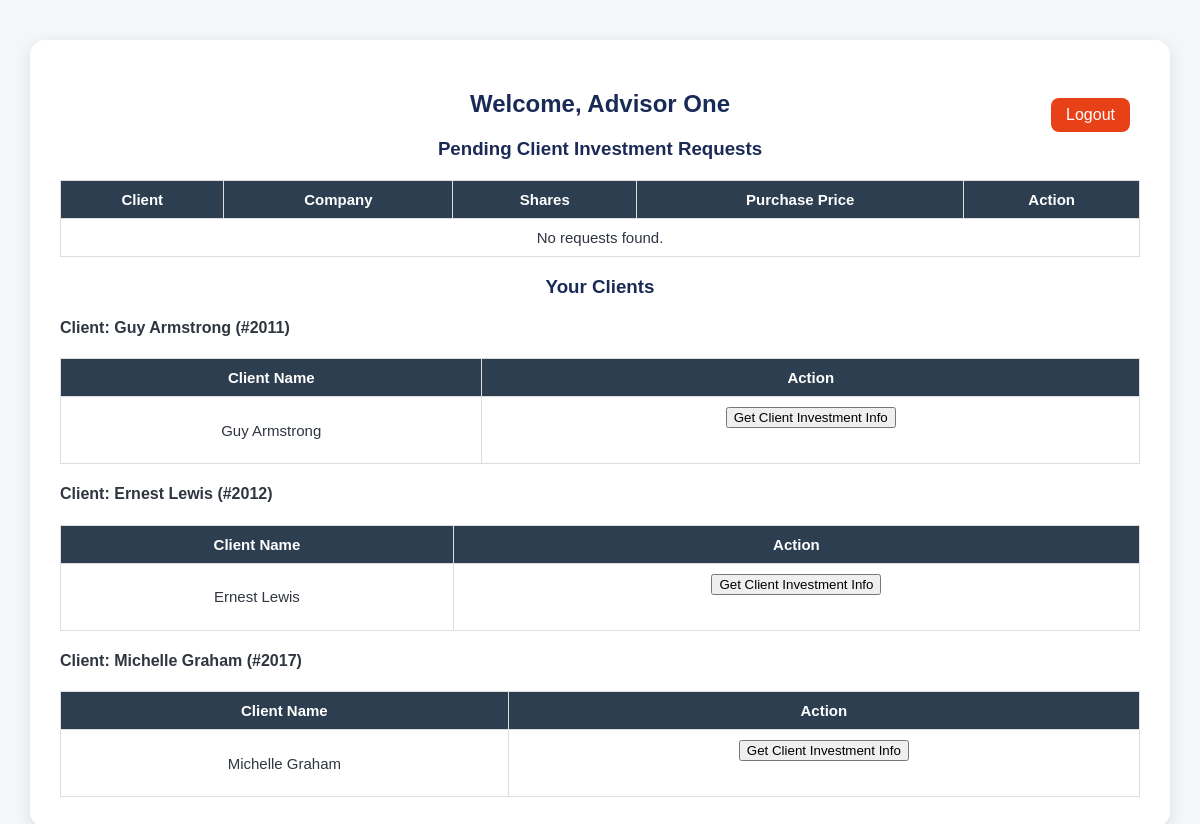
/employee_dashboard (signed in), run on an earlier commit of the app's database.
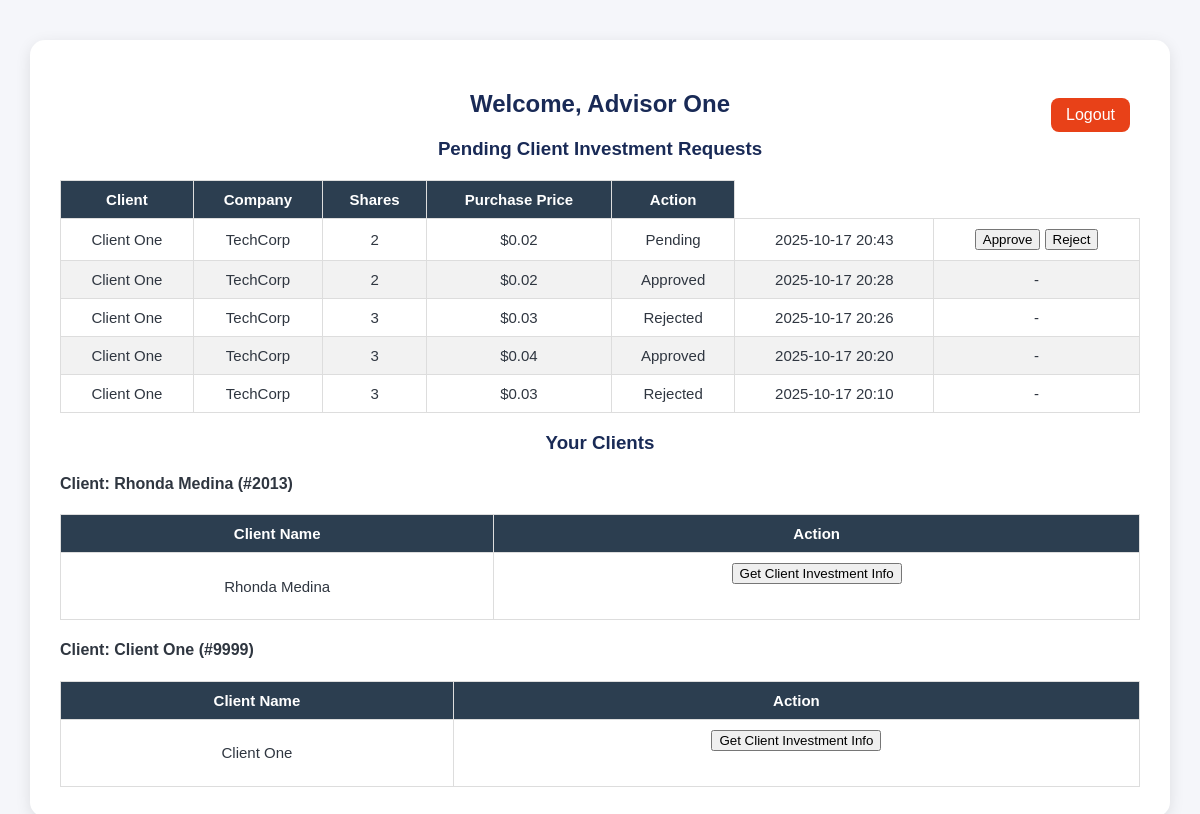
And on a later commit of the database.
### models.py (models this page shows)
class Employee(Base):
    __tablename__ = "employees"
    employee_id = Column(Integer, primary_key=True, index=True)
    first_name = Column(String)
    last_name = Column(String)
    date_of_birth = Column(Date)
    gender = Column(String)
    work_email = Column(String, unique=True)
    password_hash = Column(String)
    phone_number = Column(String)
    address = Column(String)
    start_date = Column(Date)
    job_title = Column(String)
    base_salary = Column(Float)
    commission_rate = Column(Float)
    license_number = Column(String)
    license_expiry_date = Column(Date)
    manager_id = Column(Integer, ForeignKey("employees.employee_id"), nullable=True)  # Managers can be null
    clients = relationship("Client", back_populates="advisor")
    investments = relationship("Investment", back_populates="advisor")

class Client(Base):
    __tablename__ = "clients"
    client_id = Column(Integer, primary_key=True, index=True)
    first_name = Column(String)
    last_name = Column(String)
    ssn = Column(String, unique=True)
    date_of_birth = Column(Date)
    gender = Column(String)
    marital_status = Column(String)
    email = Column(String, unique=True)
    password_hash = Column(String)
    phone_number = Column(String)
    address = Column(String)
    employment_status = Column(String)
    annual_income = Column(Float)
    risk_tolerance = Column(String)
    advisor_id = Column(Integer, ForeignKey("employees.employee_id"))
    advisor = relationship("Employee", back_populates="clients")
    investments = relationship("Investment", back_populates="client")
    requests = relationship("InvestmentRequest", back_populates="client")

class InvestmentRequest(Base):
    __tablename__ = "investment_requests"
    request_id = Column(Integer, primary_key=True, autoincrement=True)
    client_id = Column(Integer, ForeignKey("clients.client_id"))
    advisor_id = Column(Integer, ForeignKey("employees.employee_id"))
    company_id = Column(Integer, ForeignKey("companies.company_id"))
    shares = Column(Integer)
    purchase_price_per_share = Column(Float, nullable=True)
    status = Column(String, default="Pending")  # Pending, Approved, Rejected
    created_at = Column(DateTime, default=datetime.utcnow)
    client = relationship("Client", back_populates="requests")
    advisor = relationship("Employee")
    company = relationship("Company")

class Company(Base):
    __tablename__ = "companies"
    company_id = Column(Integer, primary_key=True, index=True)
    company_name = Column(String, nullable=False)
    abbreviation = Column(String)
    isin = Column(String)
    industry = Column(String)
    country = Column(String)
    company_type = Column(String)
    market_cap = Column(Float)
    revenue = Column(Float)
    earnings_per_share = Column(Float)
    target_price = Column(Float)
    investments = relationship("Investment", back_populates="company")

### app.py (the view)
@app.route("/employee_dashboard")
def employee_dashboard():
    if session.get("user_type") != "employee":
        return redirect(url_for("login"))
    db = SessionLocal()
    employee = db.query(Employee).get(session["user_id"])
    if not employee:
        return "Employee not found", 404
    requests = db.query(InvestmentRequest).filter(
        InvestmentRequest.advisor_id == employee.employee_id
    ).all()
    verified_client_id = session.get("verified_client_id")
    clients_list = []
    emp_clients = db.query(Client).filter(Client.advisor_id == employee.employee_id).all()
    for clients in emp_clients:
        if verified_client_id == clients.client_id:
            investments = db.query(Investment).filter(Investment.client_id == clients.client_id).all()
            for inv in investments:
                inv.company = db.query(Company).get(inv.company_id)
            c_investments = investments
        else:
            c_investments = []
        clients_list.append({"client": clients, "investments": c_investments})
    client_requests = db.query(InvestmentRequest).filter(
        InvestmentRequest.advisor_id == employee.employee_id
    ).order_by(InvestmentRequest.created_at.desc()).all()
    for req in client_requests:
        req.client = db.query(Client).get(req.client_id)
        req.company = db.query(Company).get(req.company_id)
    return render_template(
        "employee_dashboard.html",
        employee=employee,
        clients=clients_list,
        client_requests=client_requests
    )

### templates/employee_dashboard.html (shortened to what this page needs)
<!DOCTYPE html>
<html lang="en">
<head>
    <link rel="stylesheet" href="{{ url_for('static', filename='style.css') }}">
</head>
<body>
<div class="container">
    <h2>Welcome, {{ employee.first_name }} {{ employee.last_name }}</h2>
    <a href="{{ url_for('logout') }}" class="logout-btn">Logout</a>
    <h3>Pending Client Investment Requests</h3>
<table>
    <thead>
        <tr>
            <th>Client</th>
            <th>Company</th>
            <th>Shares</th>
            <th>Purchase Price</th>
            <th>Action</th>
        </tr>
    </thead>
    <tbody>
        {% for req in client_requests %}
        <tr>
            <td>{{ req.client.first_name }} {{ req.client.last_name }}</td>
            <td>{{ req.company.company_name if req.company else "N/A" }}</td>
            <td>{{ req.shares }}</td>
            <td>${{ "%.2f"|format(req.purchase_price_per_share) if req.purchase_price_per_share else "N/A" }}</td>
            <td>{{ req.status }}</td>
            <td>{{ req.created_at.strftime("%Y-%m-%d %H:%M") }}</td>
            <td>
                {% if req.status == "Pending" %}
                <form method="post" action="{{ url_for('approve_request', request_id=req.request_id) }}" style="display:inline">
                    <button type="submit">Approve</button>
                </form>
                <form method="post" action="{{ url_for('deny_request', request_id=req.request_id) }}" style="display:inline">
                    <button type="submit">Reject</button>
                </form>
                {% else %}
                    -
                {% endif %}
            </td>
        </tr>
        {% else %}
        <tr>
            <td colspan="7">No requests found.</td>
        </tr>
        {% endfor %}
    </tbody>
</table>
    <h3>Your Clients</h3>
    {% for client_group in clients %}
        <div class="client-block">
            <h4>Client: {{ client_group['client'].first_name }} {{ client_group['client'].last_name }} (#{{ client_group['client'].client_id }})</h4>
            <table>
                <thead>
                    <tr>
                        <th>Client Name</th>
                        <th>Action</th>
                    </tr>
                </thead>
                <tbody>
                    <tr>
                        <td>{{ client_group['client'].first_name }} {{ client_group['client'].last_name }}</td>
                        <td>
                            {% if session.get('verified_client_id') == client_group['client'].client_id %}
                                <em>Verified — Investments Shown Below</em>
                            {% else %}
                                <form method="post" action="{{ url_for('request_client_info', client_id=client_group['client'].client_id) }}">
                                    <button type="submit">Get Client Investment Info</button>
                                </form>
                            {% endif %}
                        </td>
                    </tr>
                </tbody>
            </table>
        </div>
    {% else %}
        <p>No clients found.</p>
    {% endfor %}
</div>
</body>
</html>

### static/style.css (style rules this page uses)
body { font-family: Arial, sans-serif; background-color: #f5f6fa; color: #2f3640; margin: 0; padding: 0; }
.container { width: 90%; max-width: 1100px; margin: 40px auto; background-color: #fff; padding: 30px; border-radius: 15px; box-shadow: 0 4px 15px rgba(0,0,0,0.1); }
h2, h3 { color: #192a56; text-align: center; margin-bottom: 20px; }
form { text-align: center; margin-bottom: 25px; }
table { width: 100%; border-collapse: collapse; margin-top: 15px; font-size: 15px; }
thead { background-color: #2c3e50; color: #fff; }
th, td { border: 1px solid #ddd; padding: 10px 12px; text-align: center; }
tr:nth-child(even) { background-color: #f2f2f2; }
a { display: inline-block; padding: 10px 15px; background-color: #273c75; color: white; text-decoration: none; border-radius: 5px; }
.logout-btn { float: right; background-color: #e84118; color: white; padding: 8px 15px; border-radius: 8px; text-decoration: none; margin-top: -40px; margin-right: 10px; }

What changed in the data, as far as the page shows it:
no longer on this page (row edited): Client: client.first_name "Guy", client.last_name "Armstrong", client.client_id "2011", client.first_name "Guy", client.last_name "Armstrong"
no longer on this page (row edited): Client: client.first_name "Ernest", client.last_name "Lewis", client.client_id "2012", client.first_name "Ernest", client.last_name "Lewis"
no longer on this page (row edited): Client: client.first_name "Michelle", client.last_name "Graham", client.client_id "2017", client.first_name "Michelle", client.last_name "Graham"
added InvestmentRequest: client.first_name "Client", client.last_name "One", company "TechCorp", shares "2", purchase_price_per_share "0.02", status "Pending", created_at "2025-10-17 20:43"
added InvestmentRequest: client.first_name "Client", client.last_name "One", company "TechCorp", shares "2", purchase_price_per_share "0.02", status "Approved", created_at "2025-10-17 20:28"
added InvestmentRequest: client.first_name "Client", client.last_name "One", company "TechCorp", shares "3", purchase_price_per_share "0.03", status "Rejected", created_at "2025-10-17 20:26"
added InvestmentRequest: client.first_name "Client", client.last_name "One", company "TechCorp", shares "3", purchase_price_per_share "0.04", status "Approved", created_at "2025-10-17 20:20"
added InvestmentRequest: client.first_name "Client", client.last_name "One", company "TechCorp", shares "3", purchase_price_per_share "0.03", status "Rejected", created_at "2025-10-17 20:10"
now on this page (row edited): Client: client.first_name "Rhonda", client.last_name "Medina", client.client_id "2013", client.first_name "Rhonda", client.last_name "Medina"
now on this page (row edited): Client: client.first_name "Client", client.last_name "One", client.client_id "9999", client.first_name "Client", client.last_name "One"
Also different on the page:
new list line: "Client: (# ) Client Name Action Get Client Investment Info"
text no longer shown: "No requests found."
list line gone: "Client: (# ) Client Name Action Get Client Investment Info"
